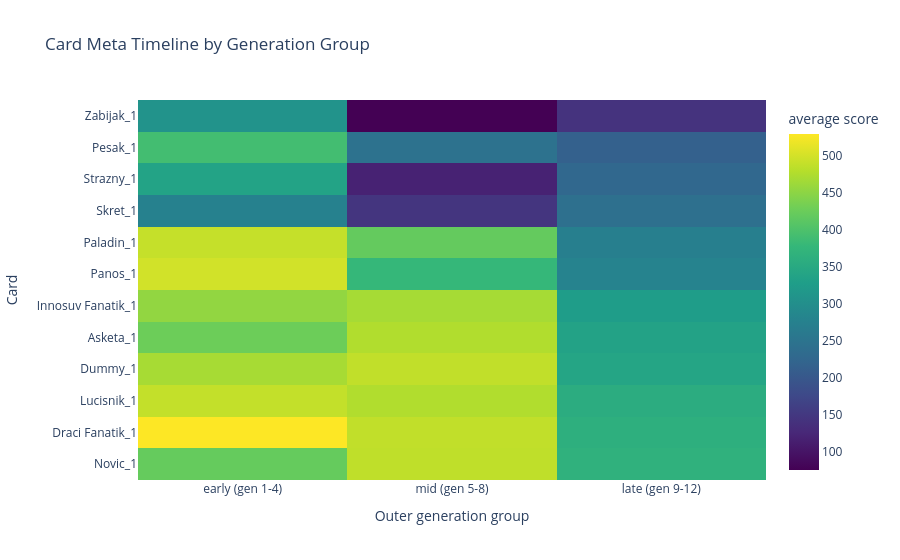

Source (notebook cell):
### Markdown cell above
## 2. Card Meta Timeline

This graph answers: which cards are strong or popular in early, mid, and late deck-builder generations?

Rows are cards. Columns are generation groups. Color is the selected metric. Useful metrics are `average_score`, `pick_rate`, `copy_rate`, and `average_copies`.

How to read it:

- A card bright only in early generations may be a simple/exploration card that gets replaced later.
- A card bright only in late generations may need better supporting cards or better deck-builder behavior before it becomes useful.
- High `pick_rate` but low `average_score` means the AI selects the card often but those decks are not especially successful.
- High `average_score` but low `pick_rate` marks a possible underexplored strong card.

Limitation: this is card presence in generated decks, not true drawn/played win rate.

### Code cell
plot_card_meta_timeline(metric="average_score", group_count=3).show()

### Figure 1 — Plotly figure (JSON) as saved in the notebook; plotly's stock layout.template omitted (floating-point values rounded to 4 significant figures)
{"data": [{"colorbar": {"title": {"text": "average score"}}, "colorscale": [[0, "#440154"], [0.1111, "#482878"], [0.2222, "#3e4989"], [0.3333, "#31688e"], [0.4444, "#26828e"], [0.5556, "#1f9e89"], [0.6667, "#35b779"], [0.7778, "#6ece58"], [0.8889, "#b5de2b"], [1, "#fde725"]], "customdata": [0.925, 74.0, 1.027, 0.97, 97.0, 1.072, 0.93, 93.0, 1.161, 0.9625, 77.0, 1.571, 0.99, 99.0, 1.859, 0.99, 99.0, 2.081, 0.9875, 79.0, 1.063, 0.97, 97.0, 1.0, 1.0, 100.0, 1.1, 0.9625, 77.0, 1.403, 0.99, 99.0, 1.101, 0.93, 93.0, 1.075, 0.9625, 77.0, 1.039, 0.97, 97.0, 1.052, 0.94, 94.0, 1.138, 0.9375, 75.0, 1.04, 0.96, 96.0, 1.01, 0.88, 88.0, 1.023, 0.825, 66.0, 1.045, 0.87, 87.0, 1.172, 0.69, 69.0, 1.188, 0.8875, 71.0, 1.254, 0.91, 91.0, 1.374, 0.73, 73.0, 1.575, 0.675, 54.0, 1.0, 0.57, 57.0, 1.0, 0.53, 53.0, 1.132, 0.575, 46.0, 1.043, 0.34, 34.0, 1.029, 0.29, 29.0, 1.0, 0.85, 68.0, 1.147, 0.68, 68.0, 1.0, 0.64, 64.0, 1.281, 0.425, 34.0, 1.0, 0.26, 26.0, 1.038, 0.16, 16.0, 1.062], "hovertemplate": "Card: %{y}<br>Group: %{x}<br>Average Score: %{z:.2f}<br>Pick rate: %{customdata[0]:.1%}<br>Decks using card: %{customdata[1]:.0f}<br>Average copies: %{customdata[2]:.2f}<extra></extra>", "type": "heatmap", "x": ["early (gen 1-4)", "mid (gen 5-8)", "late (gen 9-12)"], "y": ["Novic_1", "Draci Fanatik_1", "Lucisnik_1", "Dummy_1", "Asketa_1", "Innosuv Fanatik_1", "Panos_1", "Paladin_1", "Skret_1", "Strazny_1", "Pesak_1", "Zabijak_1"], "z": [[420.4, 485.3, 366.1], [528.8, 486.5, 361.1], [487.8, 475.2, 356.0], [468.4, 486.5, 341.0], [426.0, 475.2, 335.8], [453.4, 467.7, 326.2], [498.2, 377.5, 278.8], [489.6, 419.4, 271.1], [275.3, 144.9, 241.2], [337.1, 118.3, 227.1], [389.9, 246.2, 214.8], [307.6, 75.19, 143.0]]}], "layout": {"title": {"text": "Card Meta Timeline by Generation Group"}, "xaxis": {"title": {"text": "Outer generation group"}}, "yaxis": {"title": {"text": "Card"}}}}
